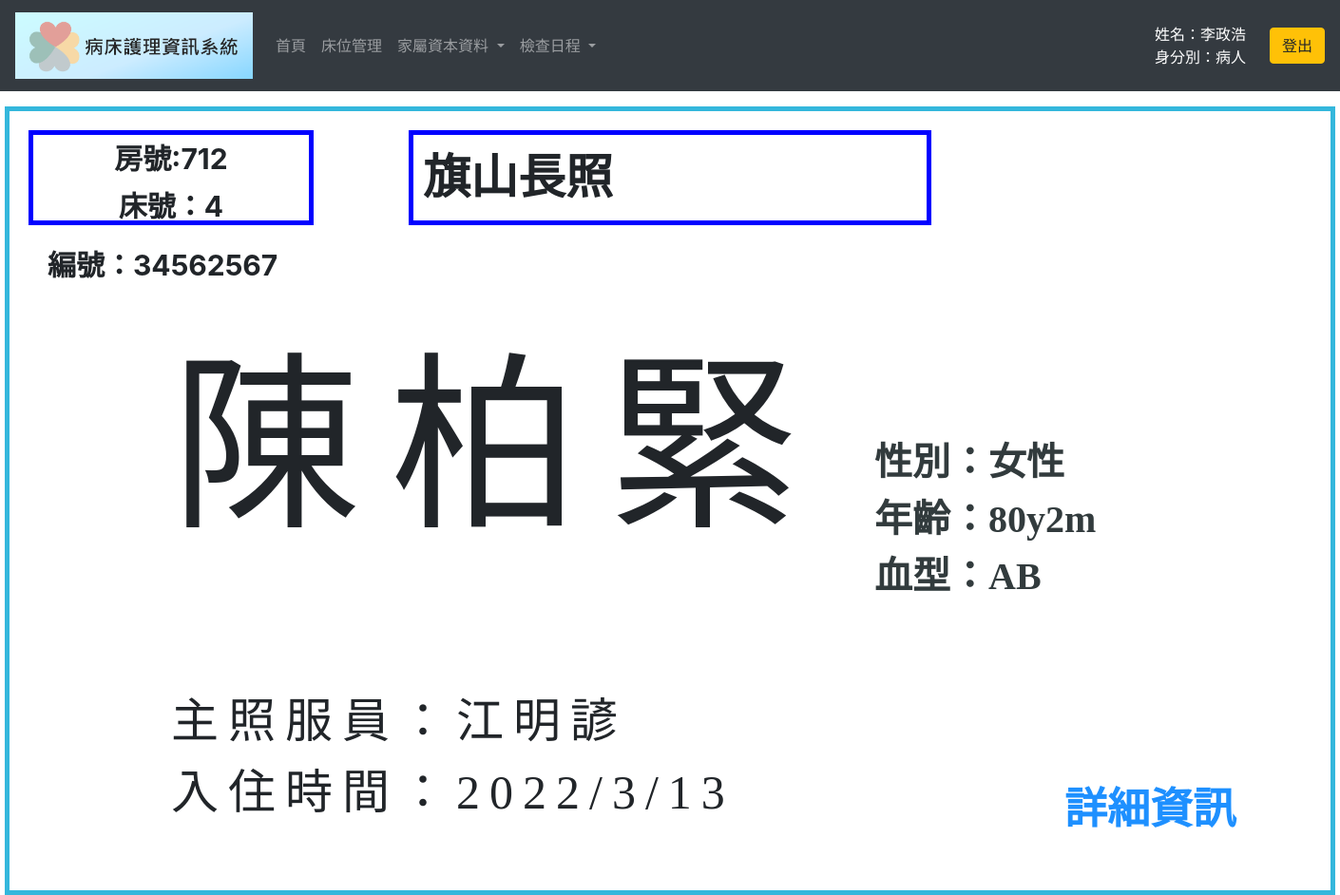
The app's page /nurse_bed_card.php?p_id_number=Q120987324 (signed in) with its own data.
### tables this page shows
CREATE TABLE `patient_admission_info` (
  `id_number` varchar(255) NOT NULL,
  `ward_no` int(11) DEFAULT NULL,
  `r1` varchar(255) DEFAULT NULL,
  `bed_no` int(11) DEFAULT NULL,
  `r2` varchar(255) DEFAULT NULL,
  `phone_no` varchar(255) DEFAULT NULL,
  `r3` varchar(255) DEFAULT NULL,
  `address` varchar(255) DEFAULT NULL,
  `r4` varchar(255) DEFAULT NULL,
  `emergency_contact` varchar(255) DEFAULT NULL,
  `r5` varchar(255) DEFAULT NULL,
  `emergency_contact_no` varchar(255) DEFAULT NULL,
  `r6` varchar(255) DEFAULT NULL,
  `hospitalization_date` varchar(255) DEFAULT NULL,
  `r7` varchar(255) DEFAULT NULL,
  `observation_time` varchar(255) DEFAULT NULL,
  `r8` varchar(255) DEFAULT NULL,
  `attending_physician` varchar(255) DEFAULT NULL,
  `r9` varchar(255) DEFAULT NULL,
  `nurse` varchar(255) DEFAULT NULL,
  `r10` varchar(255) DEFAULT NULL,
  `current_condition` varchar(255) DEFAULT NULL,
  `r11` varchar(255) DEFAULT NULL,
  `transaction_info` varchar(255) DEFAULT NULL
);

CREATE TABLE `patient_basic_info` (
  `id_number` varchar(255) NOT NULL,
  `r1` varchar(255) DEFAULT NULL,
  `chart_no` varchar(255) DEFAULT NULL,
  `r2` varchar(255) DEFAULT NULL,
  `m_name` varchar(255) DEFAULT NULL,
  `r3` varchar(255) DEFAULT NULL,
  `gender` varchar(255) DEFAULT NULL,
  `r4` varchar(255) DEFAULT NULL,
  `birth_date` varchar(255) DEFAULT NULL,
  `r5` varchar(255) DEFAULT NULL,
  `blood` varchar(255) DEFAULT NULL,
  `r6` varchar(255) DEFAULT NULL,
  `rh` varchar(255) DEFAULT NULL,
  `r7` varchar(255) DEFAULT NULL,
  `major_illness` varchar(255) DEFAULT NULL,
  `r8` varchar(255) DEFAULT NULL,
  `allergies` varchar(255) DEFAULT NULL,
  `r9` varchar(255) DEFAULT NULL
);

### nurse_bed_card.php (the view, shortened to what this page needs)
<?php
    if(isset($_GET['p_id_number'])){
        $id_number = $_GET['p_id_number'];
    }
    $conn = new PDO("mysql:host=localhost;dbname=access_test", "root", "");
    $stmt = $conn ->prepare("SELECT ward_no FROM patient_admission_info WHERE id_number='".$id_number."'");
    $stmt-> execute();
    $ward_no = $stmt->fetchAll()[0][0];
    $stmt = $conn ->prepare("SELECT bed_no FROM patient_admission_info WHERE id_number='".$id_number."'");
    $stmt-> execute();
    $bed_no = $stmt->fetchAll()[0][0];
    $stmt = $conn ->prepare("SELECT m_name FROM patient_basic_info WHERE id_number='".$id_number."'");
    $stmt-> execute();
    $p_name = $stmt->fetchAll()[0][0];
    $stmt = $conn ->prepare("SELECT chart_no FROM patient_basic_info WHERE id_number='".$id_number."'");
    $stmt-> execute();
    $chart_no = $stmt->fetchAll()[0][0];
    $stmt = $conn ->prepare("SELECT gender FROM patient_basic_info WHERE id_number='".$id_number."'");
    $stmt-> execute();
    $gender = $stmt->fetchAll()[0][0];
    $stmt = $conn ->prepare("SELECT blood FROM patient_basic_info WHERE id_number='".$id_number."'");
    $stmt-> execute();
    $blood = $stmt->fetchAll()[0][0];
    $stmt = $conn ->prepare("SELECT nurse FROM patient_admission_info WHERE id_number='".$id_number."'");
    $stmt-> execute();
    $nurse = $stmt->fetchAll()[0][0];
    $stmt = $conn ->prepare("SELECT hospitalization_date FROM patient_admission_info WHERE id_number='".$id_number."'");
    $stmt-> execute();
    $date = $stmt->fetchAll()[0][0];
?>
<!DOCTYPE html>
<html>
<head>
    <link rel="stylesheet" href="https://cdn.jsdelivr.net/npm/bootstrap@4.6.1/dist/css/bootstrap.min.css">
</head>
<body>
<nav class="navbar navbar-expand-sm bg-dark navbar-dark static-top">
  <a class="navbar-brand" href="#">
    <img src="./images/topic.png" alt="logo" style="width:250px;">
  </a>
  <ul class="navbar-nav mr-auto">
  <li class="nav-item">
        <a class="nav-link" href="nurse_index.php">首頁</a>
      </li>
      <li class="nav-item">
        <a class="nav-link" href="nurse_bed_manage.php">床位管理</a>
      </li>
      <li class="nav-item dropdown">
                <a class="nav-link dropdown-toggle" href="#" id="navbardrop" data-toggle="dropdown">
                    家屬資本資料
                </a>
      </li>
      <li class="nav-item dropdown">
                <a class="nav-link dropdown-toggle" href="#" id="navbardrop" data-toggle="dropdown">
                    檢查日程
                </a>
      </li>
</ul>
<div style="margin-right:10px ;text-align:right; color:white;" class="col-xs-12 col-md-2">
      <?php $a = 1;
        $name = $_SESSION["name"];
        $identity = $_SESSION["identity"];
        echo "姓名：" . $name . "<br>身分別：" . $identity ;
      ?>
    </div>
    <form  id="login" method="POST" action="logout.php">
      <input class="btn btn-warning" type="submit" value="登出">
    </form>
</nav>
<div style="position:relative; width: 1400px;0px; height: 830px; border:5px rgb(52, 183, 220) solid;padding: 20px; margin: 0 auto;">
        <div id="bed">房號:<?php echo $ward_no;?><br>床號：<?php echo $bed_no;?></div>
        <div class="locate"><p1>旗山長照</p1><p2><iframe href="#" src="https://www.zeitverschiebung.net/clock-widget-iframe-v2?language=en&size=small&timezone=Asia%2FTaipei" width="100%" height="90" frameborder="0" seamless></iframe> </p2></div>
        <div style="margin: 20px;font-size: 30px; font-weight:bold;">編號：<?php echo $chart_no;?></div>
        <div class="info1"><p1><?php echo $p_name?></p1><p2>性別：<?php echo $gender;?><br>年齡：80y2m<br>血型：<?php echo $blood;?></p2></div>
        <div class="info2">
            主照服員：<?php echo $nurse;?><br>
            入住時間：<?php echo $date;?>
        </div>
        <div id="qrcode" style="float:right; position: absolute; bottom: 50px; right: 100px;">
            <p style="color:dodgerblue; font-size: 45px; margin-bottom: 0;font-weight:bold;font-family:微軟正黑體;">詳細資訊</p>
        </div>
    </div>
</body>
</html>

### nurse_bed_card.php (style rules this page uses)
#bed { width: 300px; height: 100px; border: 5px solid blue; text-align:center; line-height:50px; position:absolute; font-size: 30px; font-weight:bold; }
.locate { width: 550px; height: 100px; border: 5px solid blue; padding-left: 10px; margin:0px auto; }
.locate p1 { float:left; margin-right:10px; text-align:center; line-height:90px; font-size: 50px; font-family:標楷體; font-weight:bold; }
.locate p2 { float:right; margin-right:10px; text-align:center; line-height:50px; font-size: 30px; font-family:標楷體; font-weight:bold; }
.info1 { width: 700px; height: 300px; margin-left:150px; }
.info1 p1 { float:left; font-size: 200px; font-family:標楷體; letter-spacing: 30px; }
.info1 p2 { margin-left: 50px; float:left; color: rgb(50, 59, 61); font-size: 40px; font-weight:bold; font-family:微軟正黑體; position: absolute; bottom: 300px; }
.info2 { margin-left:150px; margin-top: 100px; width: 800px; height: 100px; font-size: 50px; font-family:標楷體; letter-spacing: 10px; }

### records on screen
patient_admission_info: ward_no "712", bed_no "4", nurse "江明諺", hospitalization_date "2022/3/13"
patient_basic_info: chart_no "34562567", m_name "陳柏緊", gender "女性", blood "AB"

### other values on screen
$name "李政浩"
$identity "病人"
